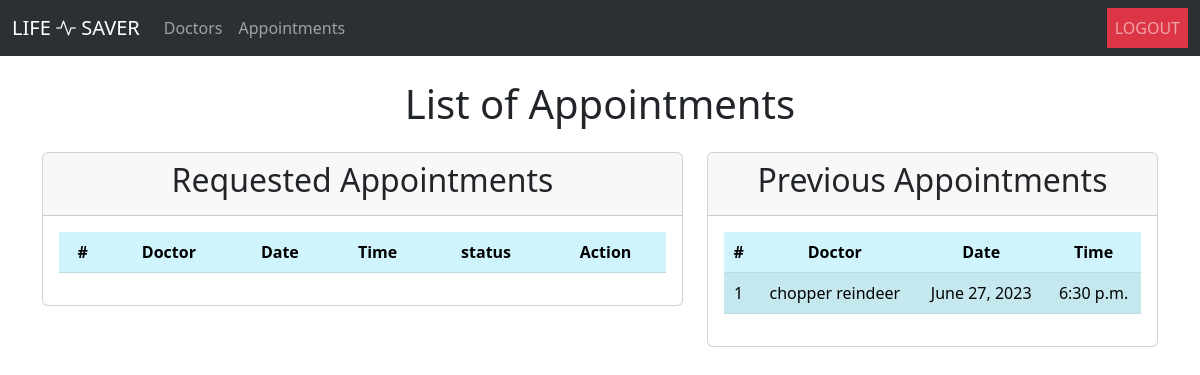
The app's page /patient/appointments/ (signed in) with its own data.
### life_saver_appointment/models.py (models this page shows, shortened)
class Appointment(models.Model):
    doctor = models.ForeignKey(Doctor, on_delete=models.CASCADE)
    patient = models.ForeignKey(Patient, on_delete=models.CASCADE)
    date = models.DateField()
    time = models.TimeField()
    patient_remarks = models.TextField(blank=True, null=True)
    doctor_remarks = models.TextField(blank=True, null=True)
    status = models.CharField(max_length=50, default='pending')
    is_completed = models.BooleanField(default=False)
    class Meta:
        verbose_name_plural = 'Appointments'
        ordering = ['-date', '-time']

### life_saver_doctor/models.py (models this page shows, shortened)
class Doctor(models.Model):
    user = models.OneToOneField(User, on_delete=models.CASCADE, primary_key=True)
    specialization = models.CharField(max_length=30)
    experience = models.IntegerField()
    qualification = models.CharField(max_length=30)
    fees = models.IntegerField()
    is_verified = models.BooleanField(default=False)
    is_profile_complete = models.BooleanField(default=False)

### life_saver_user_auth/models.py (models this page shows, shortened)
class User(models.Model):
    first_name = models.CharField(max_length=30)
    last_name = models.CharField(max_length=30)
    email = models.EmailField(unique=True)
    phone = models.CharField(max_length=10)
    password = models.CharField(max_length=30)
    role = models.CharField(max_length=30)

### life_saver_patient/views.py (the view)
# urls.py: path('appointments/', appointments, name='appointments_admin'),
def appointments(request):
    if check_session(request):
        if check_profile_completion(request):
            patient = Patient.objects.get(user__id=request.session['user'])
            requestedAppointments = Appointment.objects.filter(patient=patient, is_completed=False)
            previousAppointments = Appointment.objects.filter(patient=patient, is_completed=True)
            return render(request, 'appointments_patient.html', {'user': patient, 'requestedAppointments': requestedAppointments, 'previousAppointments': previousAppointments})
        return redirect('profile_completion_patient')
    return redirect('login')

### life_saver_patient/views.py (called while the page is built)
def check_session(request):
    if request.session.has_key('user'):
        user = User.objects.get(id=request.session['user'])
        if user.role == 'patient':
            return True
    return False

def check_profile_completion(request):
    try:
        patient = Patient.objects.get(user__id=request.session['user'])
        if patient.is_profile_complete:
            return True
        return False
    except:
        return False

### life_saver_patient/templates/appointments_patient.html (shortened to what this page needs)
{% extends 'base_patient.html' %}
{% block content %}
<div class="container">
    <h1 class="text-center my-4">List of Appointments</h1>
    <div class="row">
        <div class="col-7">
            <div class="card">
                <div class="card-header">
                    <h2 class="text-center">Requested Appointments</h2>
                </div>
                <div class="card-body">
                    <table id="myTable1" class="table table-striped table-info">
                        <thead>
                            <tr>
                                <th class="text-center">#</th>
                                <th class="text-center">Doctor</th>
                                <th class="text-center">Date</th>
                                <th class="text-center">Time</th>
                                <th class="text-center">status</th>
                                <th class="text-center">Action</th>
                            </tr>
                        </thead>
                    </table>
                </div>
            </div>
        </div>
        <div class="col-5">
            <div class="card">
                <div class="card-header">
                    <h2 class="text-center">Previous Appointments</h2>
                </div>
                <div class="card-body">
                    <table id="myTable2" class="table table-striped table-info">
                        <thead>
                            <tr>
                                <th class="text-center">#</th>
                                <th class="text-center">Doctor</th>
                                <th class="text-center">Date</th>
                                <th class="text-center">Time</th>
                            </tr>
                        </thead>
                        <tbody>
                            {% for appointment in previousAppointments %}
                            <tr class="text-center">
                                <td>{{ forloop.counter }}</td>
                                <td>{{ appointment.doctor.user.first_name }} {{ appointment.doctor.user.last_name }}
                                </td>
                                <td>{{ appointment.date }}</td>
                                <td>{{ appointment.time }}</td>
                            </tr>
                            {% endfor %}
                        </tbody>
                    </table>
                </div>
            </div>
        </div>
    </div>
</div>
{% endblock %}

### records on screen
Appointment: doctor.user.first_name "chopper", doctor.user.last_name "reindeer", date "June 27, 2023", time "6:30 p.m."
